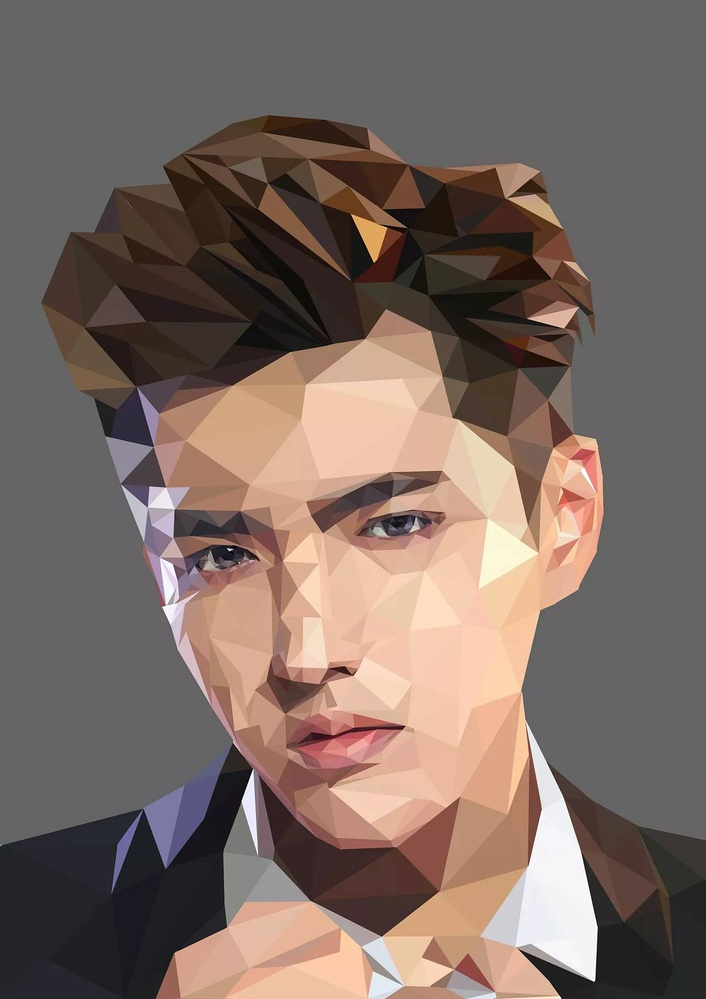
#> input picture sources/wu.jpg, 706 x 999 px, shrunk from 1280 x 1811 before the run
$ python 5.py
#> lines starting #> are read from the running program, lines starting #| are printed output that depends on the picture; after the words box and inside, x2 and y2 are one past the last pixel; in counts of white or black regions, pixels touching at a corner belong together
import cv2
import numpy as np
import matplotlib.pyplot as plt

# 使用2g-r-b分离土壤与背景

src = img = cv2.imread("../sources/wu.jpg")
#> src is the input picture: shape (999, 706, 3); mean B, G, R 99.7, 106.9, 123.6
cv2.imshow('src', src)

# 转换为浮点数进行计算
fsrc = np.array(src, dtype=np.float32) / 255.0
(b, g, r) = cv2.split(fsrc)
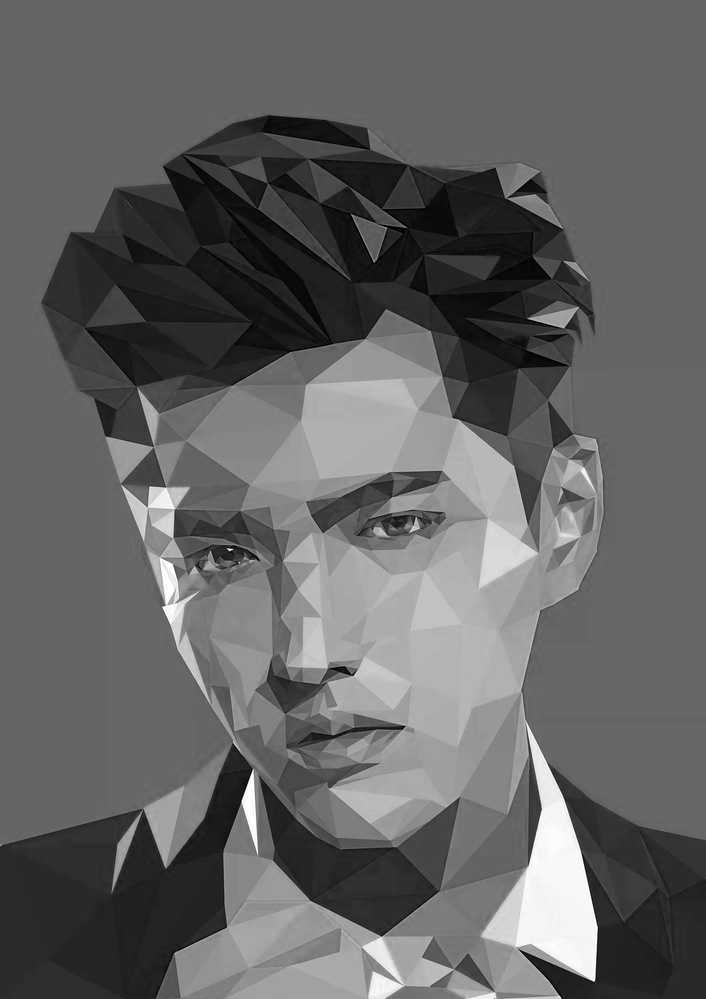
#> b: shape (999, 706) float32; min 0, max 1, mean 0.391
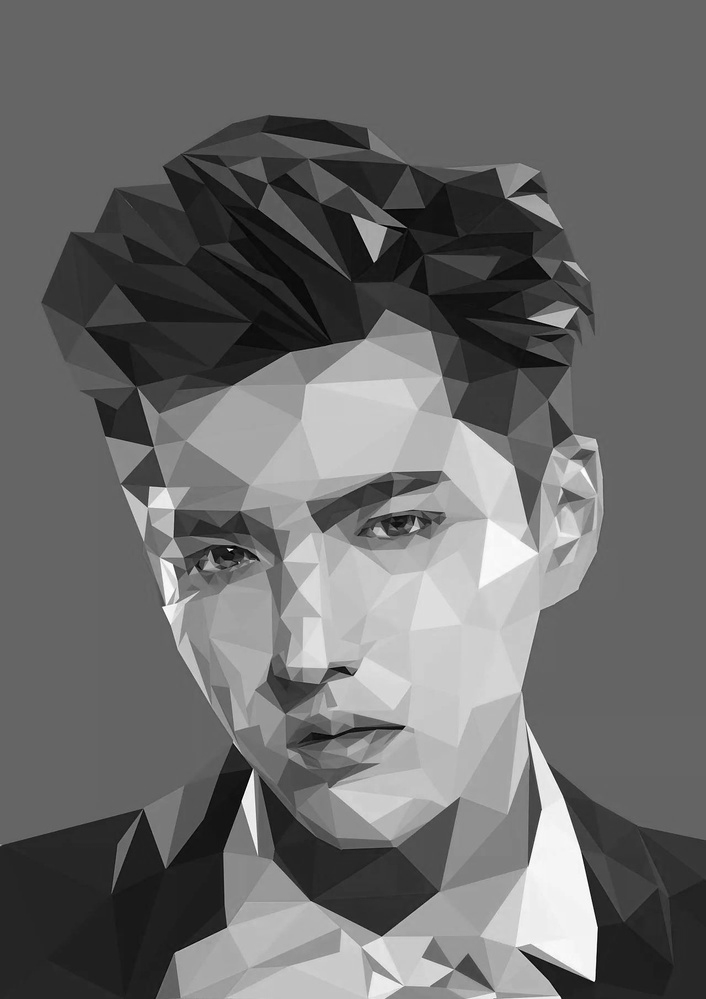
#> g: shape (999, 706) float32; min 0, max 1, mean 0.419
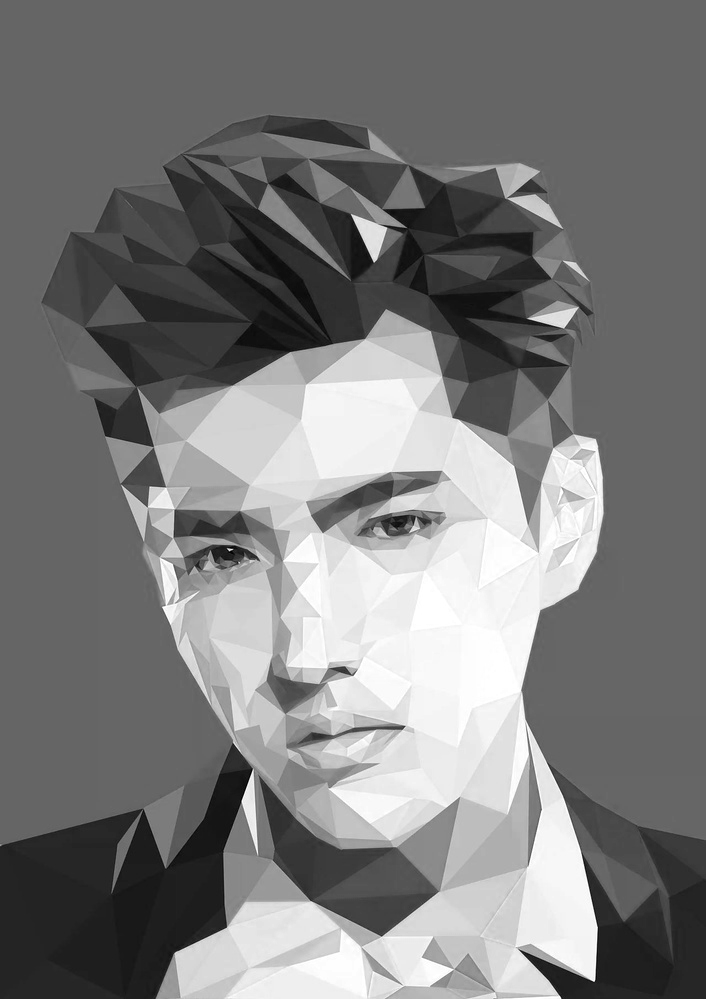
#> r: shape (999, 706) float32; min 0, max 1, mean 0.485
gray = 2 * g - b - r
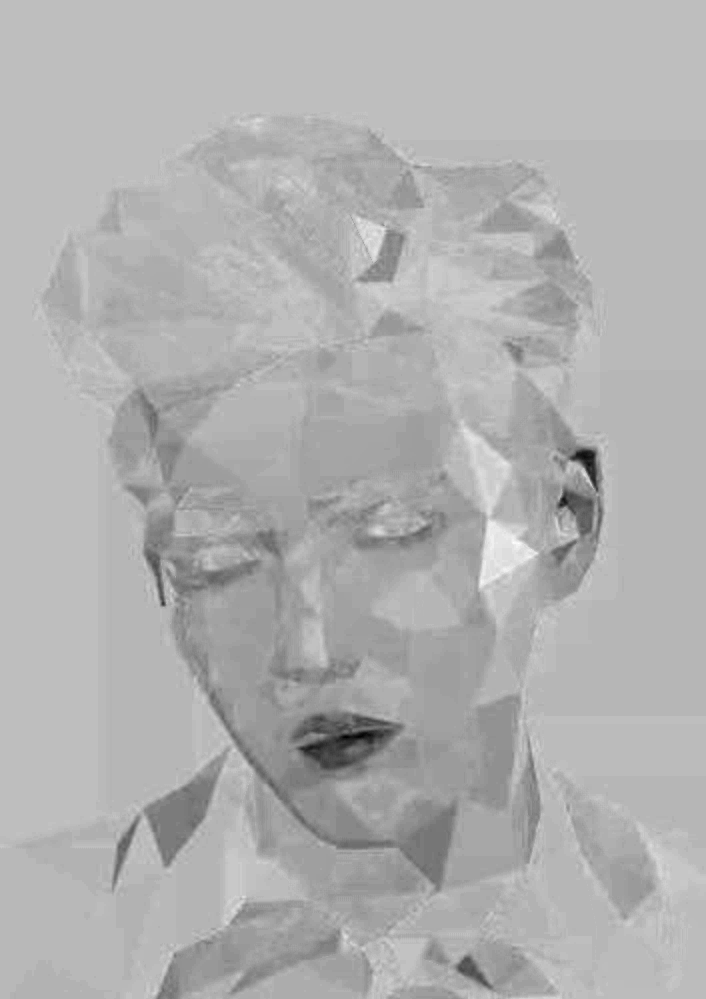
#> gray: shape (999, 706) float32; min -0.518, max 0.176, mean -0.037; drawn with min black and max white

# 求取最大值和最小值
(minVal, maxVal, minLoc, maxLoc) = cv2.minMaxLoc(gray)
#> minVal = -0.518; maxVal = 0.176; minLoc = (346, 737); maxLoc = (513, 542)

# 计算直方图
hist = cv2.calcHist([gray], [0], None, [256], [minVal, maxVal])
#> hist = 256 values, max 166774 at index 190, min 0 at index 1, mean 2755
plt.plot(hist)
plt.show()
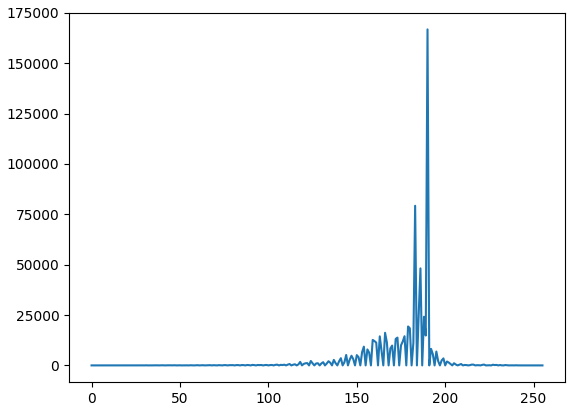
#> figure drawn by matplotlib, 1 panel; curve peaks at x = 190, y = 166774


gray_u8 = np.array((gray - minVal) / (maxVal - minVal) * 255, dtype=np.uint8)
(thresh, bin_img) = cv2.threshold(gray_u8, -1.0, 255, cv2.THRESH_OTSU)
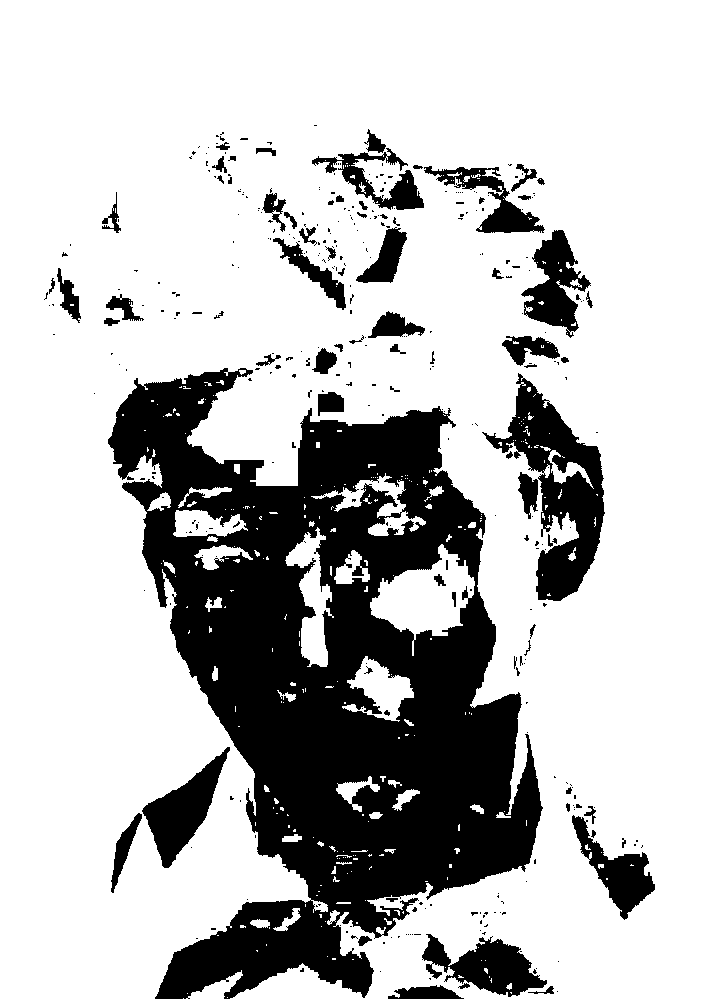
#> bin_img: shape (999, 706); 74.8% white; 362 black regions (286 under 20 px), largest, box (x1, y1, x2, y2) and area: (108, 368, 543, 999) 135552, (482, 373, 605, 601) 10428, (142, 747, 230, 868) 4026
#> thresh = 167
cv2.imshow('bin_img', bin_img)

cv2.waitKey()
